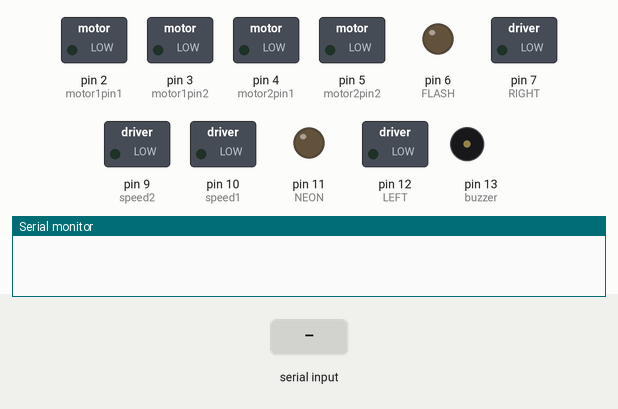
Simulated run of this sketch. Board: Arduino Uno, built with avr-gcc and run on an emulated ATmega328P. Shown: switched loads named in the sketch (green lamp = pin HIGH), output pins drawn as LEDs (lit = HIGH), buzzer (waves = sounding), the last lines printed to the serial monitor. The inputs (shaded band) are chosen by the test bench.

Above: at 1.2 s.
1.3 s: "0" received over Serial
At 1.6 s:
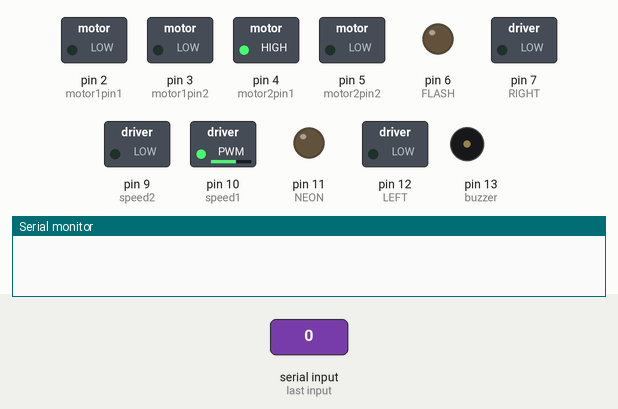
2.8 s: byte 0 (LEFT_ON) received over Serial
At 4.0 s:
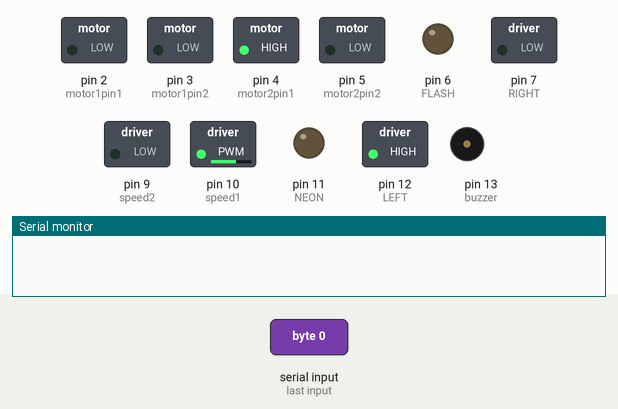
4.3 s: "2" received over Serial
At 5.1 s:
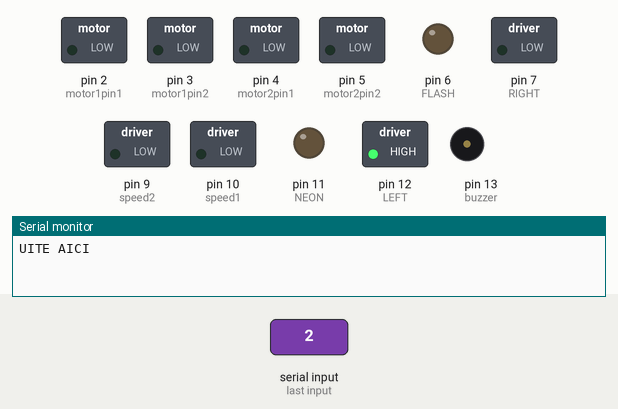
5.8 s: byte 1 (RIGHT_ON) received over Serial
At 6.2 s:
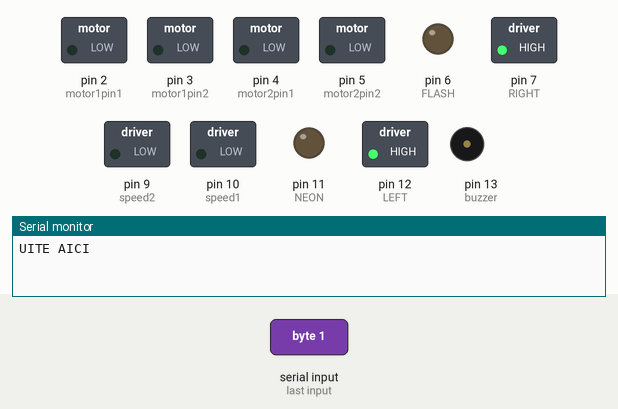
7.3 s: byte 6 (LEFT_OFF) received over Serial
At 8.5 s:
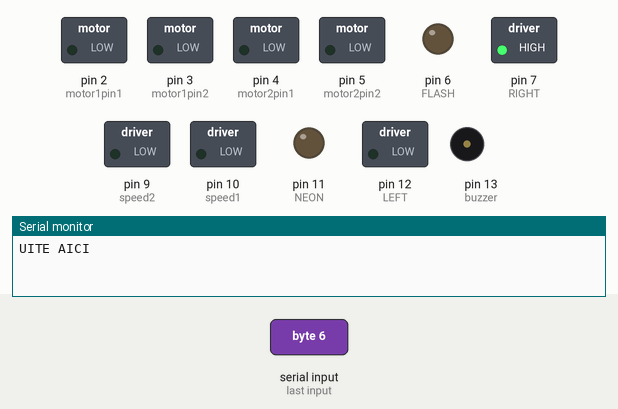
8.8 s: byte 3 (MUSIC_ON) received over Serial
At 9.3 s:
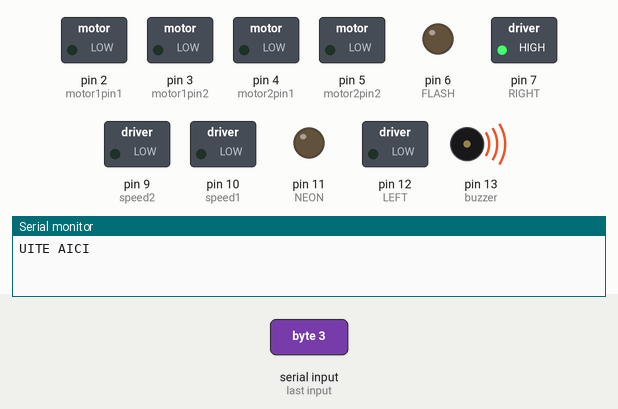
Timing chart, 0 to 11.3 s (numbered marks = the images above; inputs shaded):
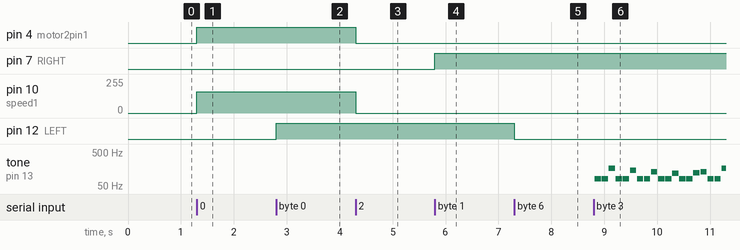

The sketch:

song.ino
```cpp
#define NOTE_B0  31
#define NOTE_C1  33
#define NOTE_CS1 35
#define NOTE_D1  37
#define NOTE_DS1 39
#define NOTE_E1  41
#define NOTE_F1  44
#define NOTE_FS1 46
#define NOTE_G1  49
#define NOTE_GS1 52
#define NOTE_A1  55
#define NOTE_AS1 58
#define NOTE_B1  62
#define NOTE_C2  65
#define NOTE_CS2 69
#define NOTE_D2  73
#define NOTE_DS2 78
#define NOTE_E2  82
#define NOTE_F2  87
#define NOTE_FS2 93
#define NOTE_G2  98
#define NOTE_GS2 104
#define NOTE_A2  110
#define NOTE_AS2 117
#define NOTE_B2  123
#define NOTE_C3  131
#define NOTE_CS3 139
#define NOTE_D3  147
#define NOTE_DS3 156
#define NOTE_E3  165
#define NOTE_F3  175
#define NOTE_FS3 185
#define NOTE_G3  196
#define NOTE_GS3 208
#define NOTE_A3  220
#define NOTE_AS3 233
#define NOTE_B3  247
#define NOTE_C4  262
#define NOTE_CS4 277
#define NOTE_D4  294
#define NOTE_DS4 311
#define NOTE_E4  330
#define NOTE_F4  349
#define NOTE_FS4 370
#define NOTE_G4  392
#define NOTE_GS4 415
#define NOTE_A4  440
#define NOTE_AS4 466
#define NOTE_B4  494
#define NOTE_C5  523
#define NOTE_CS5 554
#define NOTE_D5  587
#define NOTE_DS5 622
#define NOTE_E5  659
#define NOTE_F5  698
#define NOTE_FS5 740
#define NOTE_G5  784
#define NOTE_GS5 831
#define NOTE_A5  880
#define NOTE_AS5 932
#define NOTE_B5  988
#define NOTE_C6  1047
#define NOTE_CS6 1109
#define NOTE_D6  1175
#define NOTE_DS6 1245
#define NOTE_E6  1319
#define NOTE_F6  1397
#define NOTE_FS6 1480
#define NOTE_G6  1568
#define NOTE_GS6 1661
#define NOTE_A6  1760
#define NOTE_AS6 1865
#define NOTE_B6  1976
#define NOTE_C7  2093
#define NOTE_CS7 2217
#define NOTE_D7  2349
#define NOTE_DS7 2489
#define NOTE_E7  2637
#define NOTE_F7  2794
#define NOTE_FS7 2960
#define NOTE_G7  3136
#define NOTE_GS7 3322
#define NOTE_A7  3520
#define NOTE_AS7 3729
#define NOTE_B7  3951
#define NOTE_C8  4186
#define NOTE_CS8 4435
#define NOTE_D8  4699
#define NOTE_DS8 4978
#define REST      0


// notes of the moledy followed by the duration.
// a 4 means a quarter note, 8 an eighteenth , 16 sixteenth, so on
// !!negative numbers are used to represent dotted notes,
// so -4 means a dotted quarter note, that is, a quarter plus an eighteenth!!
// This code uses PROGMEM to fit the melody to flash as it was to long to fit
// in SRAM. It may not work on other Arduino arquitectures other than AVR
const int melody[] PROGMEM = {

  // At Doom's Gate (E1M1)
  // Score available at https://musescore.com/pieridot/doom

  NOTE_E2, 8, NOTE_E2, 8, NOTE_E3, 8, NOTE_E2, 8, NOTE_E2, 8, NOTE_D3, 8, NOTE_E2, 8, NOTE_E2, 8, //1
  NOTE_C3, 8, NOTE_E2, 8, NOTE_E2, 8, NOTE_AS2, 8, NOTE_E2, 8, NOTE_E2, 8, NOTE_B2, 8, NOTE_C3, 8,
  NOTE_E2, 8, NOTE_E2, 8, NOTE_E3, 8, NOTE_E2, 8, NOTE_E2, 8, NOTE_D3, 8, NOTE_E2, 8, NOTE_E2, 8,
  NOTE_C3, 8, NOTE_E2, 8, NOTE_E2, 8, NOTE_AS2, -2,

  NOTE_E2, 8, NOTE_E2, 8, NOTE_E3, 8, NOTE_E2, 8, NOTE_E2, 8, NOTE_D3, 8, NOTE_E2, 8, NOTE_E2, 8, //5
  NOTE_C3, 8, NOTE_E2, 8, NOTE_E2, 8, NOTE_AS2, 8, NOTE_E2, 8, NOTE_E2, 8, NOTE_B2, 8, NOTE_C3, 8,
  NOTE_E2, 8, NOTE_E2, 8, NOTE_E3, 8, NOTE_E2, 8, NOTE_E2, 8, NOTE_D3, 8, NOTE_E2, 8, NOTE_E2, 8,
  NOTE_C3, 8, NOTE_E2, 8, NOTE_E2, 8, NOTE_AS2, -2,

  NOTE_E2, 8, NOTE_E2, 8, NOTE_E3, 8, NOTE_E2, 8, NOTE_E2, 8, NOTE_D3, 8, NOTE_E2, 8, NOTE_E2, 8, //9
  NOTE_C3, 8, NOTE_E2, 8, NOTE_E2, 8, NOTE_AS2, 8, NOTE_E2, 8, NOTE_E2, 8, NOTE_B2, 8, NOTE_C3, 8,
  NOTE_E2, 8, NOTE_E2, 8, NOTE_E3, 8, NOTE_E2, 8, NOTE_E2, 8, NOTE_D3, 8, NOTE_E2, 8, NOTE_E2, 8,
  NOTE_C3, 8, NOTE_E2, 8, NOTE_E2, 8, NOTE_AS2, -2,

  NOTE_E2, 8, NOTE_E2, 8, NOTE_E3, 8, NOTE_E2, 8, NOTE_E2, 8, NOTE_D3, 8, NOTE_E2, 8, NOTE_E2, 8, //13
  NOTE_C3, 8, NOTE_E2, 8, NOTE_E2, 8, NOTE_AS2, 8, NOTE_E2, 8, NOTE_E2, 8, NOTE_B2, 8, NOTE_C3, 8,
  NOTE_E2, 8, NOTE_E2, 8, NOTE_E3, 8, NOTE_E2, 8, NOTE_E2, 8, NOTE_D3, 8, NOTE_E2, 8, NOTE_E2, 8,
  NOTE_FS3, -16, NOTE_D3, -16, NOTE_B2, -16, NOTE_A3, -16, NOTE_FS3, -16, NOTE_B2, -16, NOTE_D3, -16, NOTE_FS3, -16, NOTE_A3, -16, NOTE_FS3, -16, NOTE_D3, -16, NOTE_B2, -16,

  NOTE_E2, 8, NOTE_E2, 8, NOTE_E3, 8, NOTE_E2, 8, NOTE_E2, 8, NOTE_D3, 8, NOTE_E2, 8, NOTE_E2, 8, //17
  NOTE_C3, 8, NOTE_E2, 8, NOTE_E2, 8, NOTE_AS2, 8, NOTE_E2, 8, NOTE_E2, 8, NOTE_B2, 8, NOTE_C3, 8,
  NOTE_E2, 8, NOTE_E2, 8, NOTE_E3, 8, NOTE_E2, 8, NOTE_E2, 8, NOTE_D3, 8, NOTE_E2, 8, NOTE_E2, 8,
  NOTE_C3, 8, NOTE_E2, 8, NOTE_E2, 8, NOTE_AS2, -2,

  NOTE_E2, 8, NOTE_E2, 8, NOTE_E3, 8, NOTE_E2, 8, NOTE_E2, 8, NOTE_D3, 8, NOTE_E2, 8, NOTE_E2, 8, //21
  NOTE_C3, 8, NOTE_E2, 8, NOTE_E2, 8, NOTE_AS2, 8, NOTE_E2, 8, NOTE_E2, 8, NOTE_B2, 8, NOTE_C3, 8,
  NOTE_E2, 8, NOTE_E2, 8, NOTE_E3, 8, NOTE_E2, 8, NOTE_E2, 8, NOTE_D3, 8, NOTE_E2, 8, NOTE_E2, 8,
  NOTE_B3, -16, NOTE_G3, -16, NOTE_E3, -16, NOTE_G3, -16, NOTE_B3, -16, NOTE_E4, -16, NOTE_G3, -16, NOTE_B3, -16, NOTE_E4, -16, NOTE_B3, -16, NOTE_G4, -16, NOTE_B4, -16,

  NOTE_A2, 8, NOTE_A2, 8, NOTE_A3, 8, NOTE_A2, 8, NOTE_A2, 8, NOTE_G3, 8, NOTE_A2, 8, NOTE_A2, 8, //25
  NOTE_F3, 8, NOTE_A2, 8, NOTE_A2, 8, NOTE_DS3, 8, NOTE_A2, 8, NOTE_A2, 8, NOTE_E3, 8, NOTE_F3, 8,
  NOTE_A2, 8, NOTE_A2, 8, NOTE_A3, 8, NOTE_A2, 8, NOTE_A2, 8, NOTE_G3, 8, NOTE_A2, 8, NOTE_A2, 8,
  NOTE_F3, 8, NOTE_A2, 8, NOTE_A2, 8, NOTE_DS3, -2,

  NOTE_A2, 8, NOTE_A2, 8, NOTE_A3, 8, NOTE_A2, 8, NOTE_A2, 8, NOTE_G3, 8, NOTE_A2, 8, NOTE_A2, 8, //29
  NOTE_F3, 8, NOTE_A2, 8, NOTE_A2, 8, NOTE_DS3, 8, NOTE_A2, 8, NOTE_A2, 8, NOTE_E3, 8, NOTE_F3, 8,
  NOTE_A2, 8, NOTE_A2, 8, NOTE_A3, 8, NOTE_A2, 8, NOTE_A2, 8, NOTE_G3, 8, NOTE_A2, 8, NOTE_A2, 8,
  NOTE_A3, -16, NOTE_F3, -16, NOTE_D3, -16, NOTE_A3, -16, NOTE_F3, -16, NOTE_D3, -16, NOTE_C4, -16, NOTE_A3, -16, NOTE_F3, -16, NOTE_A3, -16, NOTE_F3, -16, NOTE_D3, -16,

  NOTE_E2, 8, NOTE_E2, 8, NOTE_E3, 8, NOTE_E2, 8, NOTE_E2, 8, NOTE_D3, 8, NOTE_E2, 8, NOTE_E2, 8, //33
  NOTE_C3, 8, NOTE_E2, 8, NOTE_E2, 8, NOTE_AS2, 8, NOTE_E2, 8, NOTE_E2, 8, NOTE_B2, 8, NOTE_C3, 8,
  NOTE_E2, 8, NOTE_E2, 8, NOTE_E3, 8, NOTE_E2, 8, NOTE_E2, 8, NOTE_D3, 8, NOTE_E2, 8, NOTE_E2, 8,
  NOTE_C3, 8, NOTE_E2, 8, NOTE_E2, 8, NOTE_AS2, -2,

  NOTE_E2, 8, NOTE_E2, 8, NOTE_E3, 8, NOTE_E2, 8, NOTE_E2, 8, NOTE_D3, 8, NOTE_E2, 8, NOTE_E2, 8, //37
  NOTE_C3, 8, NOTE_E2, 8, NOTE_E2, 8, NOTE_AS2, 8, NOTE_E2, 8, NOTE_E2, 8, NOTE_B2, 8, NOTE_C3, 8,
  NOTE_E2, 8, NOTE_E2, 8, NOTE_E3, 8, NOTE_E2, 8, NOTE_E2, 8, NOTE_D3, 8, NOTE_E2, 8, NOTE_E2, 8,
  NOTE_C3, 8, NOTE_E2, 8, NOTE_E2, 8, NOTE_AS2, -2,

  NOTE_CS3, 8, NOTE_CS3, 8, NOTE_CS4, 8, NOTE_CS3, 8, NOTE_CS3, 8, NOTE_B3, 8, NOTE_CS3, 8, NOTE_CS3, 8, //41
  NOTE_A3, 8, NOTE_CS3, 8, NOTE_CS3, 8, NOTE_G3, 8, NOTE_CS3, 8, NOTE_CS3, 8, NOTE_GS3, 8, NOTE_A3, 8,
  NOTE_B2, 8, NOTE_B2, 8, NOTE_B3, 8, NOTE_B2, 8, NOTE_B2, 8, NOTE_A3, 8, NOTE_B2, 8, NOTE_B2, 8,
  NOTE_G3, 8, NOTE_B2, 8, NOTE_B2, 8, NOTE_F3, -2,

  NOTE_E2, 8, NOTE_E2, 8, NOTE_E3, 8, NOTE_E2, 8, NOTE_E2, 8, NOTE_D3, 8, NOTE_E2, 8, NOTE_E2, 8, //45
  NOTE_C3, 8, NOTE_E2, 8, NOTE_E2, 8, NOTE_AS2, 8, NOTE_E2, 8, NOTE_E2, 8, NOTE_B2, 8, NOTE_C3, 8,
  NOTE_E2, 8, NOTE_E2, 8, NOTE_E3, 8, NOTE_E2, 8, NOTE_E2, 8, NOTE_D3, 8, NOTE_E2, 8, NOTE_E2, 8,
  NOTE_B3, -16, NOTE_G3, -16, NOTE_E3, -16, NOTE_G3, -16, NOTE_B3, -16, NOTE_E4, -16, NOTE_G3, -16, NOTE_B3, -16, NOTE_E4, -16, NOTE_B3, -16, NOTE_G4, -16, NOTE_B4, -16,

  NOTE_E2, 8, NOTE_E2, 8, NOTE_E3, 8, NOTE_E2, 8, NOTE_E2, 8, NOTE_D3, 8, NOTE_E2, 8, NOTE_E2, 8, //49
  NOTE_C3, 8, NOTE_E2, 8, NOTE_E2, 8, NOTE_AS2, 8, NOTE_E2, 8, NOTE_E2, 8, NOTE_B2, 8, NOTE_C3, 8,
  NOTE_E2, 8, NOTE_E2, 8, NOTE_E3, 8, NOTE_E2, 8, NOTE_E2, 8, NOTE_D3, 8, NOTE_E2, 8, NOTE_E2, 8,
  NOTE_C3, 8, NOTE_E2, 8, NOTE_E2, 8, NOTE_AS2, -2,

  NOTE_E2, 8, NOTE_E2, 8, NOTE_E3, 8, NOTE_E2, 8, NOTE_E2, 8, NOTE_D3, 8, NOTE_E2, 8, NOTE_E2, 8, //53
  NOTE_C3, 8, NOTE_E2, 8, NOTE_E2, 8, NOTE_AS2, 8, NOTE_E2, 8, NOTE_E2, 8, NOTE_B2, 8, NOTE_C3, 8,
  NOTE_E2, 8, NOTE_E2, 8, NOTE_E3, 8, NOTE_E2, 8, NOTE_E2, 8, NOTE_D3, 8, NOTE_E2, 8, NOTE_E2, 8,
  NOTE_FS3, -16, NOTE_DS3, -16, NOTE_B2, -16, NOTE_FS3, -16, NOTE_DS3, -16, NOTE_B2, -16, NOTE_G3, -16, NOTE_D3, -16, NOTE_B2, -16, NOTE_DS4, -16, NOTE_DS3, -16, NOTE_B2, -16,

// -/-

  NOTE_E2, 8, NOTE_E2, 8, NOTE_E3, 8, NOTE_E2, 8, NOTE_E2, 8, NOTE_D3, 8, NOTE_E2, 8, NOTE_E2, 8, //57
  NOTE_C3, 8, NOTE_E2, 8, NOTE_E2, 8, NOTE_AS2, 8, NOTE_E2, 8, NOTE_E2, 8, NOTE_B2, 8, NOTE_C3, 8,
  NOTE_E2, 8, NOTE_E2, 8, NOTE_E3, 8, NOTE_E2, 8, NOTE_E2, 8, NOTE_D3, 8, NOTE_E2, 8, NOTE_E2, 8,
  NOTE_C3, 8, NOTE_E2, 8, NOTE_E2, 8, NOTE_AS2, -2,

  NOTE_E2, 8, NOTE_E2, 8, NOTE_E3, 8, NOTE_E2, 8, NOTE_E2, 8, NOTE_D3, 8, NOTE_E2, 8, NOTE_E2, 8, //61
  NOTE_C3, 8, NOTE_E2, 8, NOTE_E2, 8, NOTE_AS2, 8, NOTE_E2, 8, NOTE_E2, 8, NOTE_B2, 8, NOTE_C3, 8,
  NOTE_E2, 8, NOTE_E2, 8, NOTE_E3, 8, NOTE_E2, 8, NOTE_E2, 8, NOTE_D3, 8, NOTE_E2, 8, NOTE_E2, 8,
  NOTE_E4, -16, NOTE_B3, -16, NOTE_G3, -16, NOTE_G4, -16, NOTE_E4, -16, NOTE_G3, -16, NOTE_B3, -16, NOTE_D4, -16, NOTE_E4, -16, NOTE_G4, -16, NOTE_E4, -16, NOTE_G3, -16,

  NOTE_E2, 8, NOTE_E2, 8, NOTE_E3, 8, NOTE_E2, 8, NOTE_E2, 8, NOTE_D3, 8, NOTE_E2, 8, NOTE_E2, 8, //65
  NOTE_C3, 8, NOTE_E2, 8, NOTE_E2, 8, NOTE_AS2, 8, NOTE_E2, 8, NOTE_E2, 8, NOTE_B2, 8, NOTE_C3, 8,
  NOTE_E2, 8, NOTE_E2, 8, NOTE_E3, 8, NOTE_E2, 8, NOTE_E2, 8, NOTE_D3, 8, NOTE_E2, 8, NOTE_E2, 8,
  NOTE_C3, 8, NOTE_E2, 8, NOTE_E2, 8, NOTE_AS2, -2,

  NOTE_A2, 8, NOTE_A2, 8, NOTE_A3, 8, NOTE_A2, 8, NOTE_A2, 8, NOTE_G3, 8, NOTE_A2, 8, NOTE_A2, 8, //69
  NOTE_F3, 8, NOTE_A2, 8, NOTE_A2, 8, NOTE_DS3, 8, NOTE_A2, 8, NOTE_A2, 8, NOTE_E3, 8, NOTE_F3, 8,
  NOTE_A2, 8, NOTE_A2, 8, NOTE_A3, 8, NOTE_A2, 8, NOTE_A2, 8, NOTE_G3, 8, NOTE_A2, 8, NOTE_A2, 8,
  NOTE_A3, -16, NOTE_F3, -16, NOTE_D3, -16, NOTE_A3, -16, NOTE_F3, -16, NOTE_D3, -16, NOTE_C4, -16, NOTE_A3, -16, NOTE_F3, -16, NOTE_A3, -16, NOTE_F3, -16, NOTE_D3, -16,

  NOTE_E2, 8, NOTE_E2, 8, NOTE_E3, 8, NOTE_E2, 8, NOTE_E2, 8, NOTE_D3, 8, NOTE_E2, 8, NOTE_E2, 8, //73
  NOTE_C3, 8, NOTE_E2, 8, NOTE_E2, 8, NOTE_AS2, 8, NOTE_E2, 8, NOTE_E2, 8, NOTE_B2, 8, NOTE_C3, 8,
  NOTE_E2, 8, NOTE_E2, 8, NOTE_E3, 8, NOTE_E2, 8, NOTE_E2, 8, NOTE_D3, 8, NOTE_E2, 8, NOTE_E2, 8,
  NOTE_C3, 8, NOTE_E2, 8, NOTE_E2, 8, NOTE_AS2, -2,

  NOTE_E2, 8, NOTE_E2, 8, NOTE_E3, 8, NOTE_E2, 8, NOTE_E2, 8, NOTE_D3, 8, NOTE_E2, 8, NOTE_E2, 8, //77
  NOTE_C3, 8, NOTE_E2, 8, NOTE_E2, 8, NOTE_AS2, 8, NOTE_E2, 8, NOTE_E2, 8, NOTE_B2, 8, NOTE_C3, 8,
  NOTE_E2, 8, NOTE_E2, 8, NOTE_E3, 8, NOTE_E2, 8, NOTE_E2, 8, NOTE_D3, 8, NOTE_E2, 8, NOTE_E2, 8,
  NOTE_C3, 8, NOTE_E2, 8, NOTE_E2, 8, NOTE_AS2, -2,

  NOTE_E2, 8, NOTE_E2, 8, NOTE_E3, 8, NOTE_E2, 8, NOTE_E2, 8, NOTE_D3, 8, NOTE_E2, 8, NOTE_E2, 8, //81
  NOTE_C3, 8, NOTE_E2, 8, NOTE_E2, 8, NOTE_AS2, 8, NOTE_E2, 8, NOTE_E2, 8, NOTE_B2, 8, NOTE_C3, 8,
  NOTE_E2, 8, NOTE_E2, 8, NOTE_E3, 8, NOTE_E2, 8, NOTE_E2, 8, NOTE_D3, 8, NOTE_E2, 8, NOTE_E2, 8,
  NOTE_C3, 8, NOTE_E2, 8, NOTE_E2, 8, NOTE_AS2, -2,

  NOTE_E2, 8, NOTE_E2, 8, NOTE_E3, 8, NOTE_E2, 8, NOTE_E2, 8, NOTE_D3, 8, NOTE_E2, 8, NOTE_E2, 8, //73
  NOTE_C3, 8, NOTE_E2, 8, NOTE_E2, 8, NOTE_AS2, 8, NOTE_E2, 8, NOTE_E2, 8, NOTE_B2, 8, NOTE_C3, 8,
  NOTE_E2, 8, NOTE_E2, 8, NOTE_E3, 8, NOTE_E2, 8, NOTE_E2, 8, NOTE_D3, 8, NOTE_E2, 8, NOTE_E2, 8,
  NOTE_B3, -16, NOTE_G3, -16, NOTE_E3, -16, NOTE_B2, -16, NOTE_E3, -16, NOTE_G3, -16, NOTE_C4, -16, NOTE_B3, -16, NOTE_G3, -16, NOTE_B3, -16, NOTE_G3, -16, NOTE_E3, -16,
};

// sizeof gives the number of bytes, each int value is composed of two bytes (16 bits)
// there are two values per note (pitch and duration), so for each note there are four bytes
int notes = sizeof(melody) / sizeof(melody[0]) / 2;

// change this to make the song slower or faster
int tempo = 225;
int divider = 0, noteDuration = 0;
int key = 1;
int wholenote = (60000 * 4) / tempo;
float duration_so_far = 0;

#define LEFT_ON 0
#define RIGHT_ON 1
#define HAZARD_ON 2
#define MUSIC_ON 3
#define FLASH_ON 4
#define NEON_ON 5

#define LEFT_OFF 6
#define RIGHT_OFF 7
#define HAZARD_OFF 8
#define MUSIC_OFF 9
#define FLASH_OFF 10
#define NEON_OFF 11

#define BREAK_ON 12
#define BREAK_OFF 13

#define ACCELERATION_MIN 20
#define ACCELERATION_MAX 30

#define WHEEL_MIN 40
#define WHEEL_MAX 58

boolean stopBuzzer = true;

const int FLASH = 6;
const int RIGHT = 7;
const int NEON = 11;
const int LEFT = 12;
const int buzzer = 13;

char receivedChar;

boolean newData = false;

const int motor1pin1 = 2;
const int motor1pin2 = 3;

const int motor2pin1 = 4;
const int motor2pin2 = 5;

const int speed1 = 10;
const int speed2 = 9;

int oldAngle = 0;

void setup()
{
  pinMode(9, OUTPUT);
  pinMode(10, OUTPUT);
  pinMode(motor1pin1, OUTPUT);
  pinMode(motor1pin2, OUTPUT);
  pinMode(motor2pin1, OUTPUT);
  pinMode(motor2pin2, OUTPUT);

  pinMode(LEFT, OUTPUT);
  pinMode(RIGHT, OUTPUT);
  pinMode(FLASH, OUTPUT);
  pinMode(NEON, OUTPUT);
  pinMode(buzzer, OUTPUT);

  Serial.begin(115200);
}

void loop()
{
  recvOneChar();
  executeNewData();

  if (stopBuzzer == false){
    playSong();
  }
}

void recvOneChar() {
    if (Serial.available() > 0) {
        receivedChar = Serial.read();
        newData = true;
    }
}

void executeNewData() {
    if (newData == true) {

      if (receivedChar == LEFT_ON) {
        digitalWrite(LEFT, HIGH);
      }
      if (receivedChar == LEFT_OFF) {
        digitalWrite(LEFT, LOW);
      }
      if (receivedChar == RIGHT_ON) {
        digitalWrite(RIGHT, HIGH);
      }
      if (receivedChar == RIGHT_OFF) {
        digitalWrite(RIGHT, LOW);
      }
      if (receivedChar == HAZARD_ON) {
        digitalWrite(LEFT, HIGH);
        digitalWrite(RIGHT, HIGH);
      }
      if (receivedChar == HAZARD_OFF) {
        digitalWrite(LEFT, LOW);
        digitalWrite(RIGHT, LOW);
      }
      if (receivedChar == MUSIC_ON) {
        stopBuzzer = false;
      }
      if (receivedChar == MUSIC_OFF) {
        stopBuzzer = true;
      }
      if (receivedChar == FLASH_ON) {
        digitalWrite(FLASH, HIGH);
      }
      if (receivedChar == FLASH_OFF) {
        digitalWrite(FLASH, LOW);
      }
      if (receivedChar == NEON_ON) {
        digitalWrite(NEON, HIGH);
      }
      if (receivedChar == NEON_OFF) {
        digitalWrite(NEON, LOW);
      }
      if (receivedChar == BREAK_ON) {
        analogWrite(speed2, 60);
        digitalWrite(motor1pin1, LOW);
        digitalWrite(motor1pin2, HIGH);
      }
      if (receivedChar == BREAK_OFF) {
        analogWrite(speed2, 0);
        digitalWrite(motor1pin1, LOW);
        digitalWrite(motor1pin2, LOW);
      }
      if (receivedChar >= ACCELERATION_MIN && receivedChar <= ACCELERATION_MAX) {
        int x = receivedChar - 20;
        int y = x * 20 + 50;
        if (y == 50) {
          y = 0;
        }
        analogWrite(speed2, y);
        digitalWrite(motor1pin1, HIGH);
        digitalWrite(motor1pin2, LOW);
      }
      if (receivedChar >= WHEEL_MIN && receivedChar <= WHEEL_MAX ) {
        if (receivedChar >= 49 && receivedChar <= 51) {
          analogWrite(speed1, 0);
          digitalWrite(motor2pin1, LOW);
          digitalWrite(motor2pin2, LOW);
          Serial.println("UITE AICI");
        }else{
          int x = receivedChar - 40;
          if (x < 9 ) {
            x = 9 - x;
            if ( x > 6 ) {
              analogWrite(speed1, 250);
              digitalWrite(motor2pin1, HIGH);
              digitalWrite(motor2pin2, LOW);
            }else{
              int y = x * 12 + 147;
              if (oldAngle - x < -1 || oldAngle - x > 1) {
                analogWrite(speed1, 0);
                digitalWrite(motor2pin1, LOW);
                digitalWrite(motor2pin2, LOW);
                delay(100);
              }
              analogWrite(speed1, y);
              digitalWrite(motor2pin1, HIGH);
              digitalWrite(motor2pin2, LOW);
            }
            oldAngle = x;
          }
          if (x > 9) {
            x = x - 9;
            if ( x > 4) {
              analogWrite(speed1, 255);
              digitalWrite(motor2pin1, LOW);
              digitalWrite(motor2pin2, HIGH);
            } else {
            int y = x * 11 + 156;
            if (oldAngle - x < -1 || oldAngle - x > 1) {
              analogWrite(speed1, 0);
              digitalWrite(motor2pin1, LOW);
              digitalWrite(motor2pin2, LOW);
              delay(100);
            }

            analogWrite(speed1, y);
            digitalWrite(motor2pin1, LOW);
            digitalWrite(motor2pin2, HIGH);
            }
            oldAngle = x;
          }
        }
      }
      newData = false;
    }
}

int compute_duration()
{
  float totalduration = 0, noteDuration = 0;
  for (int thisNote = 0; thisNote < notes * 2; thisNote = thisNote + 2)
  {

    // calculates the duration of each note
    divider = pgm_read_word_near(melody + thisNote + 1);
    if (divider > 0)
    {
      // regular note, just proceed
      noteDuration = (wholenote) / divider;
    }
    else if (divider < 0)
    {
      // dotted notes are represented with negative durations!!
      noteDuration = (wholenote) / abs(divider);
      noteDuration *= 1.5;
    }
    totalduration += noteDuration;
  }
  return totalduration;
}

void playSong() {
  float totaldur = compute_duration();
  duration_so_far = totaldur;
  float tempofix = 1;
  // iterate over the notes of the melody.
  // Remember, the array is twice the number of notes (notes + durations)

  for (int thisNote = 0; thisNote < notes * 2 && stopBuzzer == false; thisNote = thisNote + 2)
  {
    recvOneChar();
    executeNewData();

    // calculates the duration of each note
    divider = pgm_read_word_near(melody + thisNote + 1);
    if (divider > 0)
    {
      // regular note, just proceed
      noteDuration = (wholenote) / divider;
    }
    else if (divider < 0)
    {
      // dotted notes are represented with negative durations!!
      noteDuration = (wholenote) / abs(divider);
      noteDuration *= 1.5; // increases the duration in half for dotted notes
    }
    duration_so_far -= thisNote;
    if ((tempofix + 0.1) * totaldur > duration_so_far)
    {
      //tempofix += 0.1;
      wholenote = (60000 * 4) / tempo * tempofix;
    }
    recvOneChar();
    executeNewData();

    // we only play the note for 90% of the duration, leaving 10% as a pause
    tone(buzzer, pgm_read_word_near(int(melody + thisNote)) * key, noteDuration * 0.9);

    recvOneChar();
    executeNewData();
    // Wait for the specief duration before playing the next note.
    delay(noteDuration);

    recvOneChar();
    executeNewData();
    // stop the waveform generation before the next note.
    noTone(buzzer);
  }
}
```

Measured:
- after the input at 1.3 s, pin 4 (motor2pin1): LOW → HIGH at once; pin 10 (speed1): 0/255 → 159/255 at once
- after the input at 2.8 s, pin 12 (LEFT): LOW → HIGH at once
- after the input at 4.3 s, pin 4 (motor2pin1): HIGH → LOW at once; pin 10 (speed1): 159/255 → 0/255 at once
- after the input at 5.8 s, pin 7 (RIGHT): LOW → HIGH at once
- after the input at 7.3 s, pin 12 (LEFT): HIGH → LOW at once
- after the input at 8.8 s, tone on pin 13 (buzzer): plays 82 Hz for 0.12 s, 82 Hz for 0.12 s, 165 Hz for 0.12 s, 82 Hz for 0.12 s, 82 Hz for 0.12 s, 147 Hz for 0.12 s … (19 notes in this stretch), starting at once
